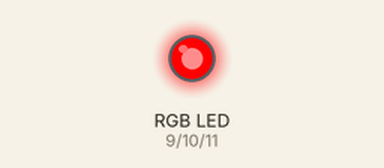
Recording of a sketch running on a simulated Arduino Uno, built with avr-gcc and run on an emulated ATmega328P. Parts: an RGB LED mixed from three pins (HIGH = lit).

Above: at 0.2 s.
At 0.7 s:
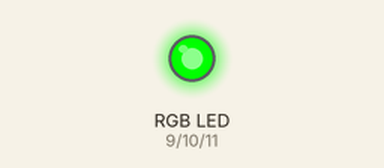
At 2.7 s:
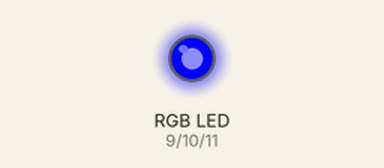
Timing chart, 0 to 3.5 s (numbered marks = the images above):
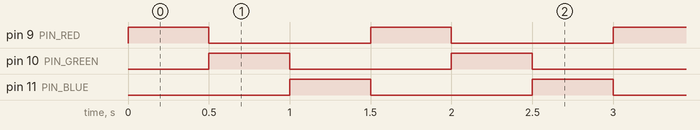

The sketch:

rgb_led.ino
```cpp
/*
    ARDUINO RGB LED TUTORIAL: Loop RGB
    By: TheGeekPub.com
    More Arduino Tutorials: https://www.thegeekpub.com/arduino-tutorials/
*/

const int PIN_RED   = 9; //Red LED on pin 9
const int PIN_GREEN = 10; //Green LED on pin 10
const int PIN_BLUE  = 11; //Blue LED on Pin 11

//variables to hold our color intensities
int red;
int green;
int blue;

/* This function "Set Color" will set the color of the LED
   rather than doing it over and over in the loop. */
void setColor(int R, int G, int B) {
  analogWrite(PIN_RED,   R);
  analogWrite(PIN_GREEN, G);
  analogWrite(PIN_BLUE,  B);
}

void setup() {
  //set all three pins to output mode
  pinMode(PIN_RED,   OUTPUT);
  pinMode(PIN_GREEN, OUTPUT);
  pinMode(PIN_BLUE,  OUTPUT);

}

void loop() {

  // set the colors of the LED
  // Loop through Red-Green-Blue and repeat
  setColor(255, 0, 0); //set LED to Red
  delay(500);
  setColor(0, 255, 0); //set LED to Green
  delay(500);
  setColor(0, 0, 255); //set LED to Blue
  delay(500);

}
```

Measured:
- by itself, pin 9 (PIN_RED), pin 10 (PIN_GREEN), pin 11 (PIN_BLUE): alternates HIGH for 0.50 s and LOW for 1.0 s
- by itself, everything shown: repeats every 1.5 s, in 3 steps
